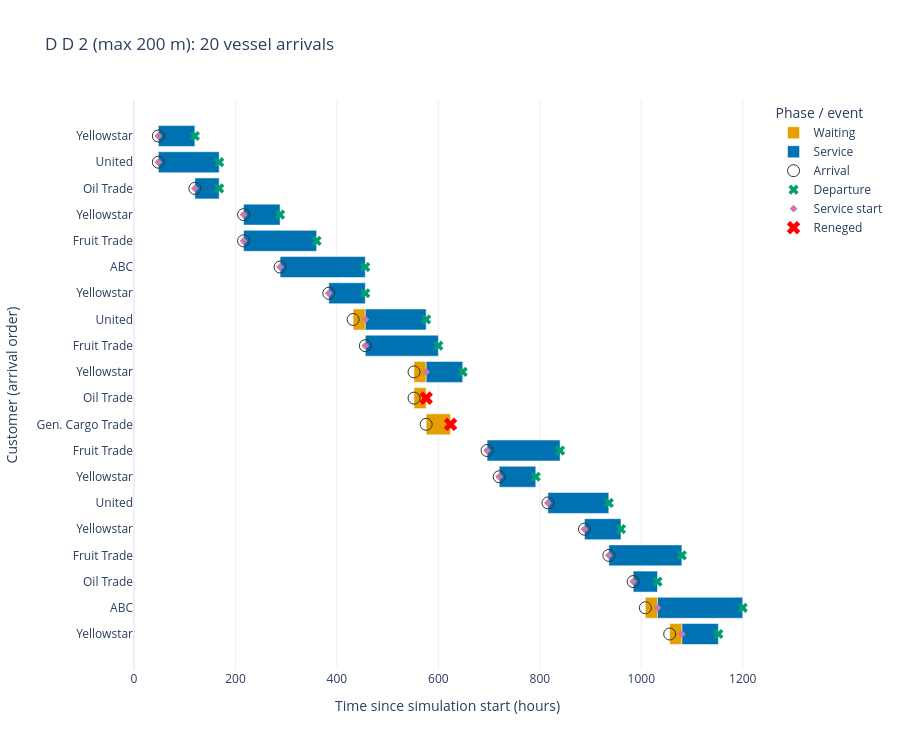

Notebook code cell kept with this figure:
### Markdown cell above
## 5. Gantt chart: arrival, waiting, service and reneging

One row per vessel visit, labelled by vessel name. Orange is waiting, blue is actual service, a green cross marks departure after service, and a **red cross** marks reneging. Reneged visits have no service bar. Hover labels show at most two decimals in hours, with days in parentheses. The table below includes status and actual departure time.

### Code cell
import plotly.graph_objects as go

customers = df.sort_values(["AT", "c_id"]).copy()
customers["wait_end"] = customers["TSB"].fillna(customers["departure"])
customer_rows = "Customer " + customers["c_id"].astype(str)
customer_labels = customer_rows.copy()
if "name" in customers.columns:
    names = customers["name"].fillna("").astype(str).str.strip()
    customer_labels = names.where(names.ne(""), customer_rows)
def hover_time(hours):
    hours_text = f"{hours:.2f}".rstrip("0").rstrip(".")
    days_text = f"{hours / 24:.2f}".rstrip("0").rstrip(".")
    return f"{hours_text} h ({days_text} days)"

fig = go.Figure()

for phase, start, end, color in [
    ("Waiting", "AT", "wait_end", "#E69F00"),
    ("Service", "TSB", "TSE", "#0072B2"),
]:
    mask = customers[start].notna() & customers[end].notna()
    fig.add_trace(go.Bar(
        name=phase, y=customer_rows[mask], text=customer_labels[mask], textposition="none",
        x=customers.loc[mask, end] - customers.loc[mask, start], base=customers.loc[mask, start],
        orientation="h", marker_color=color,
        customdata=list(zip(
            customers.loc[mask, start].map(hover_time),
            customers.loc[mask, end].map(hover_time),
            (customers.loc[mask, end] - customers.loc[mask, start]).map(hover_time),
        )),
        hovertemplate=("%{text}<br>Start: %{customdata[0]}"
                       "<br>End: %{customdata[1]}"
                       "<br>Duration: %{customdata[2]}<extra>%{fullData.name}</extra>"),
    ))

for event, column, symbol, color, size, status in [
    ("Arrival", "AT", "circle-open", "#333333", 12, None),
    ("Departure", "TSE", "x", "#009E73", 9, "served"),
    ("Service start", "TSB", "diamond", "#CC79A7", 6, "served"),
    ("Reneged", "departure", "x", "red", 12, "reneged"),
]:
    mask = customers[column].notna()
    if status is not None:
        mask &= customers["status"].eq(status)
    fig.add_trace(go.Scatter(
        name=event, x=customers.loc[mask, column], y=customer_rows[mask], text=customer_labels[mask], mode="markers",
        marker=dict(symbol=symbol, color=color, size=size),
        customdata=customers.loc[mask, column].map(hover_time),
        hovertemplate="%{text}<br>Time: %{customdata}<extra>%{fullData.name}</extra>",
    ))

horizon = customers["departure"].max()
fig.update_layout(
    title=f"{example_title}: {len(customers)} vessel arrivals",
    barmode="overlay", template="plotly_white", height=750,
    xaxis_title="Time since simulation start (hours)",
    yaxis_title="Customer (arrival order)", legend_title_text="Phase / event",
)
fig.update_yaxes(categoryorder="array", categoryarray=customer_rows.tolist(), autorange="reversed",
                 tickmode="array", tickvals=customer_rows.tolist(), ticktext=customer_labels.tolist())
fig.update_xaxes(range=[0, horizon * 1.03])
fig.show()
customers[["c_id", "name", "length", "maxwait", "status", "AT", "TSB", "TSE", "departure", "TCWQ", "ST", "TCSS", "s_id"]]

### Figure 1 — Plotly figure (JSON) as saved in the notebook; plotly's stock layout.template omitted (floating-point values rounded to 4 significant figures)
{"data": [{"base": [48, 48, 120, 216, 216, 288, 384, 432, 456, 552, 552, 576, 696, 720, 816, 888, 936, 984, 1008, 1056], "customdata": [["48 h (2 days)", "48 h (2 days)", "0 h (0 days)"], ["48 h (2 days)", "48 h (2 days)", "0 h (0 days)"], ["120 h (5 days)", "120 h (5 days)", "0 h (0 days)"], ["216 h (9 days)", "216 h (9 days)", "0 h (0 days)"], ["216 h (9 days)", "216 h (9 days)", "0 h (0 days)"], ["288 h (12 days)", "288 h (12 days)", "0 h (0 days)"], ["384 h (16 days)", "384 h (16 days)", "0 h (0 days)"], ["432 h (18 days)", "456 h (19 days)", "24 h (1 days)"], ["456 h (19 days)", "456 h (19 days)", "0 h (0 days)"], ["552 h (23 days)", "576 h (24 days)", "24 h (1 days)"], ["552 h (23 days)", "576 h (24 days)", "24 h (1 days)"], ["576 h (24 days)", "624 h (26 days)", "48 h (2 days)"], ["696 h (29 days)", "696 h (29 days)", "0 h (0 days)"], ["720 h (30 days)", "720 h (30 days)", "0 h (0 days)"], ["816 h (34 days)", "816 h (34 days)", "0 h (0 days)"], ["888 h (37 days)", "888 h (37 days)", "0 h (0 days)"], ["936 h (39 days)", "936 h (39 days)", "0 h (0 days)"], ["984 h (41 days)", "984 h (41 days)", "0 h (0 days)"], ["1008 h (42 days)", "1032 h (43 days)", "24 h (1 days)"], ["1056 h (44 days)", "1080 h (45 days)", "24 h (1 days)"]], "hovertemplate": "%{text}<br>Start: %{customdata[0]}<br>End: %{customdata[1]}<br>Duration: %{customdata[2]}<extra>%{fullData.name}</extra>", "marker": {"color": "#E69F00"}, "name": "Waiting", "orientation": "h", "text": ["Yellowstar", "United", "Oil Trade", "Yellowstar", "Fruit Trade", "ABC", "Yellowstar", "United", "Fruit Trade", "Yellowstar", "Oil Trade", "Gen. Cargo Trade", "Fruit Trade", "Yellowstar", "United", "Yellowstar", "Fruit Trade", "Oil Trade", "ABC", "Yellowstar"], "textposition": "none", "type": "bar", "x": [0.0, 0.0, 0.0, 0.0, 0.0, 0.0, 0.0, 24.0, 0.0, 24.0, 24.0, 48.0, 0.0, 0.0, 0.0, 0.0, 0.0, 0.0, 24.0, 24.0], "y": ["Customer 1", "Customer 2", "Customer 3", "Customer 4", "Customer 5", "Customer 6", "Customer 7", "Customer 8", "Customer 9", "Customer 10", "Customer 11", "Customer 12", "Customer 13", "Customer 14", "Customer 15", "Customer 16", "Customer 17", "Customer 18", "Customer 19", "Customer 20"]}, {"base": [48, 48, 120, 216, 216, 288, 384, 456, 456, 576, 696, 720, 816, 888, 936, 984, 1032, 1080], "customdata": [["48 h (2 days)", "120 h (5 days)", "72 h (3 days)"], ["48 h (2 days)", "168 h (7 days)", "120 h (5 days)"], ["120 h (5 days)", "168 h (7 days)", "48 h (2 days)"], ["216 h (9 days)", "288 h (12 days)", "72 h (3 days)"], ["216 h (9 days)", "360 h (15 days)", "144 h (6 days)"], ["288 h (12 days)", "456 h (19 days)", "168 h (7 days)"], ["384 h (16 days)", "456 h (19 days)", "72 h (3 days)"], ["456 h (19 days)", "576 h (24 days)", "120 h (5 days)"], ["456 h (19 days)", "600 h (25 days)", "144 h (6 days)"], ["576 h (24 days)", "648 h (27 days)", "72 h (3 days)"], ["696 h (29 days)", "840 h (35 days)", "144 h (6 days)"], ["720 h (30 days)", "792 h (33 days)", "72 h (3 days)"], ["816 h (34 days)", "936 h (39 days)", "120 h (5 days)"], ["888 h (37 days)", "960 h (40 days)", "72 h (3 days)"], ["936 h (39 days)", "1080 h (45 days)", "144 h (6 days)"], ["984 h (41 days)", "1032 h (43 days)", "48 h (2 days)"], ["1032 h (43 days)", "1200 h (50 days)", "168 h (7 days)"], ["1080 h (45 days)", "1152 h (48 days)", "72 h (3 days)"]], "hovertemplate": "%{text}<br>Start: %{customdata[0]}<br>End: %{customdata[1]}<br>Duration: %{customdata[2]}<extra>%{fullData.name}</extra>", "marker": {"color": "#0072B2"}, "name": "Service", "orientation": "h", "text": ["Yellowstar", "United", "Oil Trade", "Yellowstar", "Fruit Trade", "ABC", "Yellowstar", "United", "Fruit Trade", "Yellowstar", "Fruit Trade", "Yellowstar", "United", "Yellowstar", "Fruit Trade", "Oil Trade", "ABC", "Yellowstar"], "textposition": "none", "type": "bar", "x": [72.0, 120.0, 48.0, 72.0, 144.0, 168.0, 72.0, 120.0, 144.0, 72.0, 144.0, 72.0, 120.0, 72.0, 144.0, 48.0, 168.0, 72.0], "y": ["Customer 1", "Customer 2", "Customer 3", "Customer 4", "Customer 5", "Customer 6", "Customer 7", "Customer 8", "Customer 9", "Customer 10", "Customer 13", "Customer 14", "Customer 15", "Customer 16", "Customer 17", "Customer 18", "Customer 19", "Customer 20"]}, {"customdata": ["48 h (2 days)", "48 h (2 days)", "120 h (5 days)", "216 h (9 days)", "216 h (9 days)", "288 h (12 days)", "384 h (16 days)", "432 h (18 days)", "456 h (19 days)", "552 h (23 days)", "552 h (23 days)", "576 h (24 days)", "696 h (29 days)", "720 h (30 days)", "816 h (34 days)", "888 h (37 days)", "936 h (39 days)", "984 h (41 days)", "1008 h (42 days)", "1056 h (44 days)"], "hovertemplate": "%{text}<br>Time: %{customdata}<extra>%{fullData.name}</extra>", "marker": {"color": "#333333", "size": 12, "symbol": "circle-open"}, "mode": "markers", "name": "Arrival", "text": ["Yellowstar", "United", "Oil Trade", "Yellowstar", "Fruit Trade", "ABC", "Yellowstar", "United", "Fruit Trade", "Yellowstar", "Oil Trade", "Gen. Cargo Trade", "Fruit Trade", "Yellowstar", "United", "Yellowstar", "Fruit Trade", "Oil Trade", "ABC", "Yellowstar"], "type": "scatter", "x": [48.0, 48.0, 120.0, 216.0, 216.0, 288.0, 384.0, 432.0, 456.0, 552.0, 552.0, 576.0, 696.0, 720.0, 816.0, 888.0, 936.0, 984.0, 1008.0, 1056.0], "y": ["Customer 1", "Customer 2", "Customer 3", "Customer 4", "Customer 5", "Customer 6", "Customer 7", "Customer 8", "Customer 9", "Customer 10", "Customer 11", "Customer 12", "Customer 13", "Customer 14", "Customer 15", "Customer 16", "Customer 17", "Customer 18", "Customer 19", "Customer 20"]}, {"customdata": ["120 h (5 days)", "168 h (7 days)", "168 h (7 days)", "288 h (12 days)", "360 h (15 days)", "456 h (19 days)", "456 h (19 days)", "576 h (24 days)", "600 h (25 days)", "648 h (27 days)", "840 h (35 days)", "792 h (33 days)", "936 h (39 days)", "960 h (40 days)", "1080 h (45 days)", "1032 h (43 days)", "1200 h (50 days)", "1152 h (48 days)"], "hovertemplate": "%{text}<br>Time: %{customdata}<extra>%{fullData.name}</extra>", "marker": {"color": "#009E73", "size": 9, "symbol": "x"}, "mode": "markers", "name": "Departure", "text": ["Yellowstar", "United", "Oil Trade", "Yellowstar", "Fruit Trade", "ABC", "Yellowstar", "United", "Fruit Trade", "Yellowstar", "Fruit Trade", "Yellowstar", "United", "Yellowstar", "Fruit Trade", "Oil Trade", "ABC", "Yellowstar"], "type": "scatter", "x": [120.0, 168.0, 168.0, 288.0, 360.0, 456.0, 456.0, 576.0, 600.0, 648.0, 840.0, 792.0, 936.0, 960.0, 1080.0, 1032.0, 1200.0, 1152.0], "y": ["Customer 1", "Customer 2", "Customer 3", "Customer 4", "Customer 5", "Customer 6", "Customer 7", "Customer 8", "Customer 9", "Customer 10", "Customer 13", "Customer 14", "Customer 15", "Customer 16", "Customer 17", "Customer 18", "Customer 19", "Customer 20"]}, {"customdata": ["48 h (2 days)", "48 h (2 days)", "120 h (5 days)", "216 h (9 days)", "216 h (9 days)", "288 h (12 days)", "384 h (16 days)", "456 h (19 days)", "456 h (19 days)", "576 h (24 days)", "696 h (29 days)", "720 h (30 days)", "816 h (34 days)", "888 h (37 days)", "936 h (39 days)", "984 h (41 days)", "1032 h (43 days)", "1080 h (45 days)"], "hovertemplate": "%{text}<br>Time: %{customdata}<extra>%{fullData.name}</extra>", "marker": {"color": "#CC79A7", "size": 6, "symbol": "diamond"}, "mode": "markers", "name": "Service start", "text": ["Yellowstar", "United", "Oil Trade", "Yellowstar", "Fruit Trade", "ABC", "Yellowstar", "United", "Fruit Trade", "Yellowstar", "Fruit Trade", "Yellowstar", "United", "Yellowstar", "Fruit Trade", "Oil Trade", "ABC", "Yellowstar"], "type": "scatter", "x": [48.0, 48.0, 120.0, 216.0, 216.0, 288.0, 384.0, 456.0, 456.0, 576.0, 696.0, 720.0, 816.0, 888.0, 936.0, 984.0, 1032.0, 1080.0], "y": ["Customer 1", "Customer 2", "Customer 3", "Customer 4", "Customer 5", "Customer 6", "Customer 7", "Customer 8", "Customer 9", "Customer 10", "Customer 13", "Customer 14", "Customer 15", "Customer 16", "Customer 17", "Customer 18", "Customer 19", "Customer 20"]}, {"customdata": ["576 h (24 days)", "624 h (26 days)"], "hovertemplate": "%{text}<br>Time: %{customdata}<extra>%{fullData.name}</extra>", "marker": {"color": "red", "size": 12, "symbol": "x"}, "mode": "markers", "name": "Reneged", "text": ["Oil Trade", "Gen. Cargo Trade"], "type": "scatter", "x": [576.0, 624.0], "y": ["Customer 11", "Customer 12"]}], "layout": {"barmode": "overlay", "height": 750, "legend": {"title": {"text": "Phase / event"}}, "title": {"text": "D D 2 (max 200 m): 20 vessel arrivals"}, "xaxis": {"range": [0, 1236], "title": {"text": "Time since simulation start (hours)"}}, "yaxis": {"autorange": "reversed", "categoryarray": ["Customer 1", "Customer 2", "Customer 3", "Customer 4", "Customer 5", "Customer 6", "Customer 7", "Customer 8", "Customer 9", "Customer 10", "Customer 11", "Customer 12", "Customer 13", "Customer 14", "Customer 15", "Customer 16", "Customer 17", "Customer 18", "Customer 19", "Customer 20"], "categoryorder": "array", "tickmode": "array", "ticktext": ["Yellowstar", "United", "Oil Trade", "Yellowstar", "Fruit Trade", "ABC", "Yellowstar", "United", "Fruit Trade", "Yellowstar", "Oil Trade", "Gen. Cargo Trade", "Fruit Trade", "Yellowstar", "United", "Yellowstar", "Fruit Trade", "Oil Trade", "ABC", "Yellowstar"], "tickvals": ["Customer 1", "Customer 2", "Customer 3", "Customer 4", "Customer 5", "Customer 6", "Customer 7", "Customer 8", "Customer 9", "Customer 10", "Customer 11", "Customer 12", "Customer 13", "Customer 14", "Customer 15", "Customer 16", "Customer 17", "Customer 18", "Customer 19", "Customer 20"], "title": {"text": "Customer (arrival order)"}}}}
